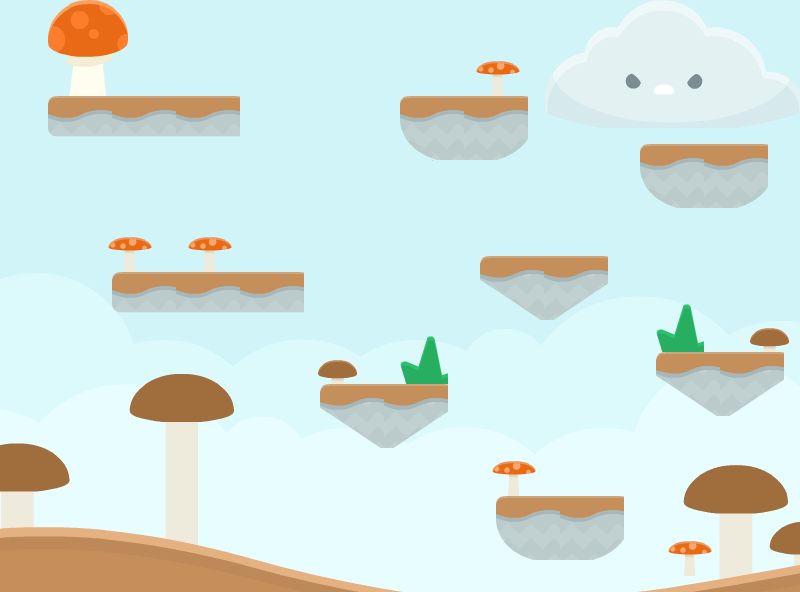

A 2D game scene composited from a Tiled map and its tileset images. What follows is a short description and the map's XML, with each tile layer's data collapsed to a summary:
An orthogonal 50x37 tile map with 16x16 px tiles, 2 tile layers (Background, Ground), 1 hidden layer not drawn, 17 tilesets.

<map version="1.0" orientation="orthogonal" width="50" height="37" tilewidth="16" tileheight="16">
 <tileset firstgid="1" name="colored_shroom" tilewidth="16" tileheight="16">
  <image source="platformer-pack-redux-360-assets/PNG/Backgrounds/colored_shroom.png" trans="ff00ff" width="1024" height="1024" />
 </tileset>
 <tileset firstgid="4097" name="slice14_14" tilewidth="16" tileheight="16">
  <image source="Plataformas/PNG Dirt/slice14_14.png" trans="ff00ff" width="70" height="70" />
 </tileset>
 <tileset firstgid="4113" name="slice15_15" tilewidth="16" tileheight="16">
  <image source="Plataformas/PNG Dirt/slice15_15.png" trans="ff00ff" width="70" height="70" />
 </tileset>
 <tileset firstgid="4129" name="slice12_12" tilewidth="16" tileheight="16">
  <image source="Plataformas/PNG Dirt/slice12_12.png" trans="ff00ff" width="70" height="70" />
 </tileset>
 <tileset firstgid="4145" name="slice13_13" tilewidth="16" tileheight="16">
  <image source="Plataformas/PNG Dirt/slice13_13.png" trans="ff00ff" width="70" height="70" />
 </tileset>
 <tileset firstgid="4161" name="tinyShroom_brown" tilewidth="16" tileheight="16">
  <image source="PNG/tinyShroom_brown.png" trans="ff00ff" width="70" height="70" />
 </tileset>
 <tileset firstgid="4177" name="tallShroom_red" tilewidth="16" tileheight="16">
  <image source="PNG/tallShroom_red.png" trans="ff00ff" width="70" height="70" />
 </tileset>
 <tileset firstgid="4193" name="cloud" tilewidth="16" tileheight="16">
  <image source="Jumper/PNG/Enemies/cloud.png" trans="ff00ff" width="260" height="134" />
 </tileset>
 <tileset firstgid="4321" name="cactus" tilewidth="16" tileheight="16">
  <image source="Jumper/PNG/Environment/cactus.png" trans="ff00ff" width="117" height="160" />
 </tileset>
 <tileset firstgid="4391" name="grass1" tilewidth="16" tileheight="16">
  <image source="Jumper/PNG/Environment/grass1.png" trans="ff00ff" width="58" height="57" />
 </tileset>
 <tileset firstgid="4400" name="dirtHalfLeft" tilewidth="16" tileheight="16">
  <image source="Plataformas/PNG Dirt/dirtHalfLeft.png" trans="ff00ff" width="70" height="70" />
 </tileset>
 <tileset firstgid="4416" name="dirtHalfMid" tilewidth="16" tileheight="16">
  <image source="Plataformas/PNG Dirt/dirtHalfMid.png" trans="ff00ff" width="70" height="70" />
 </tileset>
 <tileset firstgid="4432" name="dirtHalfRight" tilewidth="16" tileheight="16">
  <image source="Plataformas/PNG Dirt/dirtHalfRight.png" trans="ff00ff" width="70" height="70" />
 </tileset>
 <tileset firstgid="4448" name="ground_cake_small" tilewidth="16" tileheight="16">
  <image source="Jumper/PNG/Environment/ground_cake_small.png" trans="ff00ff" width="201" height="100" />
 </tileset>
 <tileset firstgid="4520" name="mushroom_red" tilewidth="16" tileheight="16">
  <image source="Jumper/PNG/Environment/mushroom_red.png" trans="ff00ff" width="81" height="99" />
 </tileset>
 <tileset firstgid="4550" name="sun1" tilewidth="16" tileheight="16">
  <image source="Jumper/PNG/Enemies/sun1.png" trans="ff00ff" width="142" height="148" />
 </tileset>
 <tileset firstgid="4622" name="bee" tilewidth="16" tileheight="16">
  <image source="platformer-pack-redux-360-assets/PNG/Enemies/bee.png" trans="ff00ff" width="128" height="128" />
 </tileset>
 <layer name="Background" width="50" height="37">
  <data>[1850 cells, 1850 non-empty, 1850 distinct tile ids]</data>
 </layer>
 <layer name="Ground" width="50" height="37">
  <data>[1850 cells, 540 non-empty, 295 distinct tile ids]</data>
 </layer>
 <layer name="Collision" width="50" height="37" visible="0">
  <data>[1850 cells, 273 non-empty, 1 distinct tile ids]</data>
 </layer>
</map>
